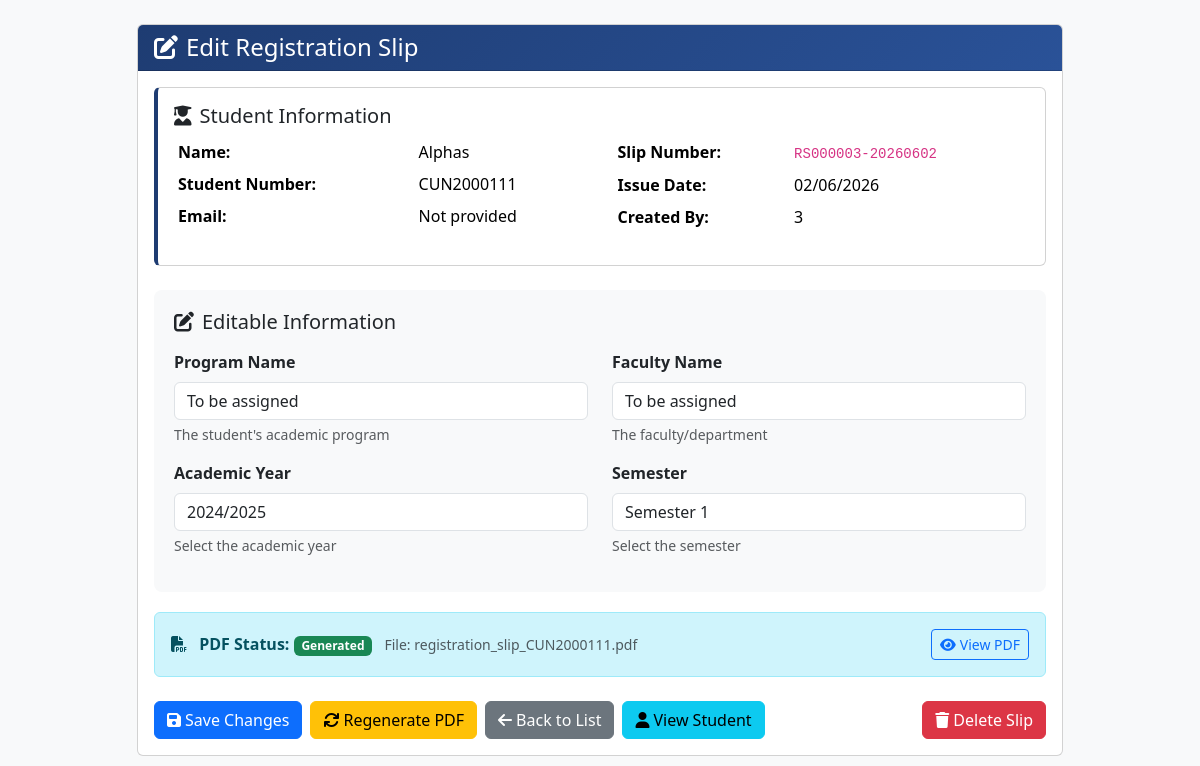
The app's page /admin/edit_registration_slip/1 (signed in) with its own data.
### app/models.py (models this page shows, shortened)
class Student(db.Model):
    __tablename__ = "student"
    id = db.Column(db.Integer, primary_key=True)
    student_number = db.Column(db.String(20), unique=True, nullable=False)
    name = db.Column(db.String(100), nullable=False)
    email = db.Column(db.String(120), unique=True, nullable=True)
    phone = db.Column(db.String(20), nullable=True)
    program = db.Column(db.String(50), nullable=True)
    faculty = db.Column(db.String(100), nullable=True)  # NEW: Added faculty field
    intake_year = db.Column(db.Integer, nullable=True)
    year_of_study = db.Column(db.Integer, nullable=True)
    semester = db.Column(db.String(20), nullable=True)  # NEW: Added semester field
    created_at = db.Column(db.DateTime, default=lambda: datetime.now(timezone.utc))
    user = db.relationship("User", back_populates="student_profile", uselist=False, foreign_keys=[User.student_id])
    payments = db.relationship("Payment", back_populates="student", lazy=True, cascade="all, delete-orphan")
    registrations = db.relationship("Registration", back_populates="student", lazy=True, cascade="all, delete-orphan")
    registration_slips = db.relationship("RegistrationSlip", back_populates="student", lazy=True, cascade="all, delete-orphan")

class RegistrationSlip(db.Model):
    __tablename__ = "registration_slip"
    id = db.Column(db.Integer, primary_key=True)
    slip_number = db.Column(db.String(50), unique=True, nullable=False)
    student_id = db.Column(db.Integer, db.ForeignKey('student.id'), nullable=False)
    issue_date = db.Column(db.DateTime, nullable=False, default=lambda: datetime.now(timezone.utc))
    pdf_filename = db.Column(db.String(255), nullable=True)
    created_by = db.Column(db.String(100), nullable=True)
    created_date = db.Column(db.DateTime, default=lambda: datetime.now(timezone.utc))
    academic_year = db.Column(db.String(20), nullable=True)
    semester = db.Column(db.String(20), nullable=True)
    program_name = db.Column(db.String(100), nullable=True)
    faculty_name = db.Column(db.String(100), nullable=True)
    student = db.relationship("Student", back_populates="registration_slips")

### app/routes/admin_routes.py (the view, shortened to what this page needs)
@admin_bp.route('/edit_registration_slip/<int:slip_id>', methods=['GET', 'POST'])
@admin_required
def edit_registration_slip(slip_id):
    slip = RegistrationSlip.query.get_or_404(slip_id)
    return render_template('admin/edit_registration_slip.html', slip=slip)

### app/routes/admin_routes.py (called while the page is built)
def admin_required(f):
    @wraps(f)
    def decorated_function(*args, **kwargs):
        if 'user_id' not in session or session.get('role') != 'admin':
            flash("Please log in as admin to access this page.", "warning")
            return redirect(url_for('admin.admin_login'))
        return f(*args, **kwargs)
    return decorated_function

### app/templates/admin/edit_registration_slip.html (shortened to what this page needs)
<!DOCTYPE html>
<html lang="en">
<head>
    <link rel="stylesheet" href="https://cdn.jsdelivr.net/npm/bootstrap@5.3.2/dist/css/bootstrap.min.css">
    <link rel="stylesheet" href="https://cdnjs.cloudflare.com/ajax/libs/font-awesome/6.4.0/css/all.min.css">
</head>
<body class="bg-light">
    <div class="container py-4">
        <div class="row justify-content-center">
            <div class="col-lg-10">
                <div class="card">
                    <div class="card-header text-white">
                        <h4 class="mb-0">
                            <i class="fas fa-edit me-2"></i>Edit Registration Slip
                        </h4>
                    </div>
                    <div class="card-body">
                        <div class="card student-info-card mb-4">
                            <div class="card-body">
                                <h5 class="card-title">
                                    <i class="fas fa-user-graduate me-2"></i>Student Information
                                </h5>
                                <div class="row">
                                    <div class="col-md-6">
                                        <table class="table table-sm table-borderless">
                                            <tr>
                                                <td><strong>Name:</strong></td>
                                                <td>{{ slip.student.name }}</td>
                                            </tr>
                                            <tr>
                                                <td><strong>Student Number:</strong></td>
                                                <td>{{ slip.student.student_number }}</td>
                                            </tr>
                                            <tr>
                                                <td><strong>Email:</strong></td>
                                                <td>{{ slip.student.email or 'Not provided' }}</td>
                                            </tr>
                                        </table>
                                    </div>
                                    <div class="col-md-6">
                                        <table class="table table-sm table-borderless">
                                            <tr>
                                                <td><strong>Slip Number:</strong></td>
                                                <td><code>{{ slip.slip_number }}</code></td>
                                            </tr>
                                            <tr>
                                                <td><strong>Issue Date:</strong></td>
                                                <td>{{ slip.issue_date.strftime('%d/%m/%Y') }}</td>
                                            </tr>
                                            <tr>
                                                <td><strong>Created By:</strong></td>
                                                <td>{{ slip.created_by or 'System' }}</td>
                                            </tr>
                                        </table>
                                    </div>
                                </div>
                            </div>
                        </div>
                        <form method="POST">
                            <div class="form-section">
                                <h5 class="mb-3">
                                    <i class="fas fa-edit me-2"></i>Editable Information
                                </h5>
                                <div class="row">
                                    <div class="col-md-6 mb-3">
                                        <label for="program_name" class="form-label">
                                            <strong>Program Name</strong>
                                        </label>
                                        <input type="text" class="form-control" id="program_name" name="program_name"
                                               value="{{ slip.program_name or '' }}"
                                               placeholder="Enter program name" required>
                                        <div class="form-text">The student's academic program</div>
                                    </div>
                                    <div class="col-md-6 mb-3">
                                        <label for="faculty_name" class="form-label">
                                            <strong>Faculty Name</strong>
                                        </label>
                                        <input type="text" class="form-control" id="faculty_name" name="faculty_name"
                                               value="{{ slip.faculty_name or '' }}"
                                               placeholder="Enter faculty name" required>
                                        <div class="form-text">The faculty/department</div>
                                    </div>
                                </div>
                                <div class="row">
                                    <div class="col-md-6 mb-3">
                                        <label for="academic_year" class="form-label">
                                            <strong>Academic Year</strong>
                                        </label>
                                        <select class="form-control" id="academic_year" name="academic_year" required>
                                            <option value="2024/2025" {% if slip.academic_year == '2024/2025' or not slip.academic_year %}selected{% endif %}>2024/2025</option>
                                        </select>
                                        <div class="form-text">Select the academic year</div>
                                    </div>
                                    <div class="col-md-6 mb-3">
                                        <label for="semester" class="form-label">
                                            <strong>Semester</strong>
                                        </label>
                                        <select class="form-control" id="semester" name="semester" required>
                                            <option value="Semester 1" {% if slip.semester == 'Semester 1' or not slip.semester %}selected{% endif %}>Semester 1</option>
                                        </select>
                                        <div class="form-text">Select the semester</div>
                                    </div>
                                </div>
                            </div>
                            <div class="alert alert-info">
                                <div class="d-flex justify-content-between align-items-center">
                                    <div>
                                        <i class="fas fa-file-pdf me-2"></i>
                                        <strong>PDF Status:</strong>
                                        {% if slip.pdf_filename %}
                                            <span class="badge bg-success">Generated</span>
                                            <small class="text-muted ms-2">File: {{ slip.pdf_filename }}</small>
                                        {% else %}
                                            <span class="badge bg-warning">Not Generated</span>
                                        {% endif %}
                                    </div>
                                    {% if slip.pdf_filename %}
                                    <a href="{{ url_for('admin.serve_registration_slip', filename=slip.pdf_filename) }}"
                                       class="btn btn-sm btn-outline-primary" target="_blank">
                                        <i class="fas fa-eye me-1"></i>View PDF
                                    </a>
                                    {% endif %}
                                </div>
                            </div>
                            <div class="d-flex flex-wrap gap-2 mt-4">
                                <button type="submit" class="btn btn-primary">
                                    <i class="fas fa-save me-1"></i>Save Changes
                                </button>
                                <a href="{{ url_for('admin.regenerate_slip_pdf', slip_id=slip.id) }}"
                                   class="btn btn-warning">
                                    <i class="fas fa-sync me-1"></i>Regenerate PDF
                                </a>
                                <a href="{{ url_for('admin.view_registration_slips') }}"
                                   class="btn btn-secondary">
                                    <i class="fas fa-arrow-left me-1"></i>Back to List
                                </a>
                                <a href="{{ url_for('admin.view_student_details', student_id=slip.student.id) }}"
                                   class="btn btn-info">
                                    <i class="fas fa-user me-1"></i>View Student
                                </a>
                                <a href="{{ url_for('admin.delete_registration_slip', slip_id=slip.id) }}"
                                   class="btn btn-danger ms-auto"
                                   onclick="return confirm('⚠️ WARNING: This will permanently delete this registration slip!\\n\\nAre you sure you want to proceed?')">
                                    <i class="fas fa-trash me-1"></i>Delete Slip
                                </a>
                            </div>
                        </form>
                    </div>
                </div>
            </div>
        </div>
    </div>
</body>
</html>

### app/templates/admin/edit_registration_slip.html (style rules this page uses)
.card-header { background: linear-gradient(135deg, #1e3c72 0%, #2a5298 100%); }
.student-info-card { border-left: 4px solid #1e3c72; }
.form-section { background: #f8f9fa; border-radius: 8px; padding: 20px; margin-bottom: 20px; }

### records on screen
Student: student.name "Alphas", student.student_number "CUN2000111", student "Not provided"
RegistrationSlip: slip_number "RS000003-20260602", issue_date "02/06/2026", created_by "3", program_name "To be assigned", faculty_name "To be assigned", academic_year "2024/2025", semester "Semester 1", pdf_filename "registration_slip_CUN2000111.pdf"
